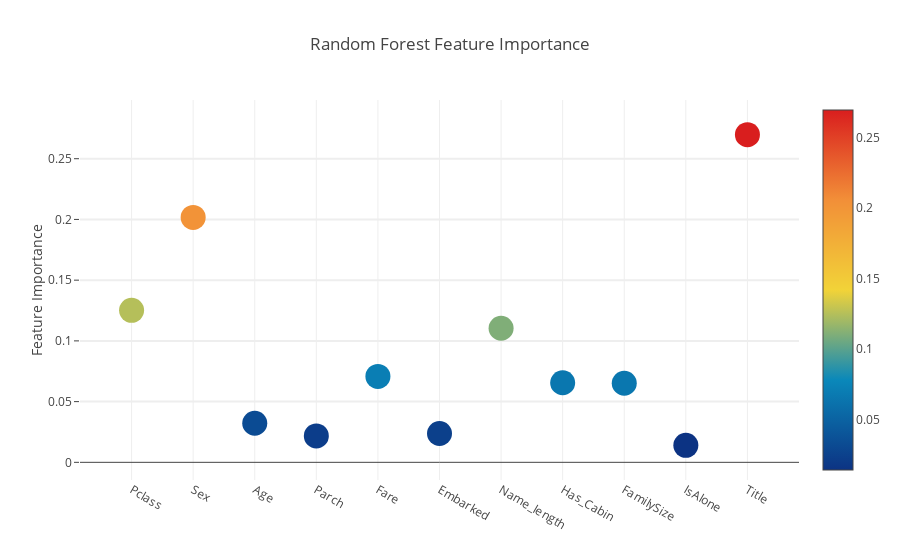
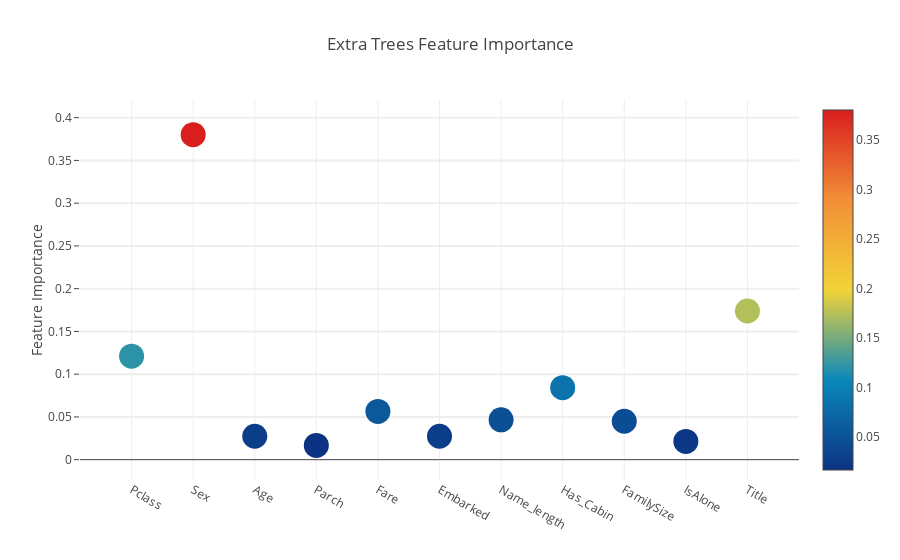
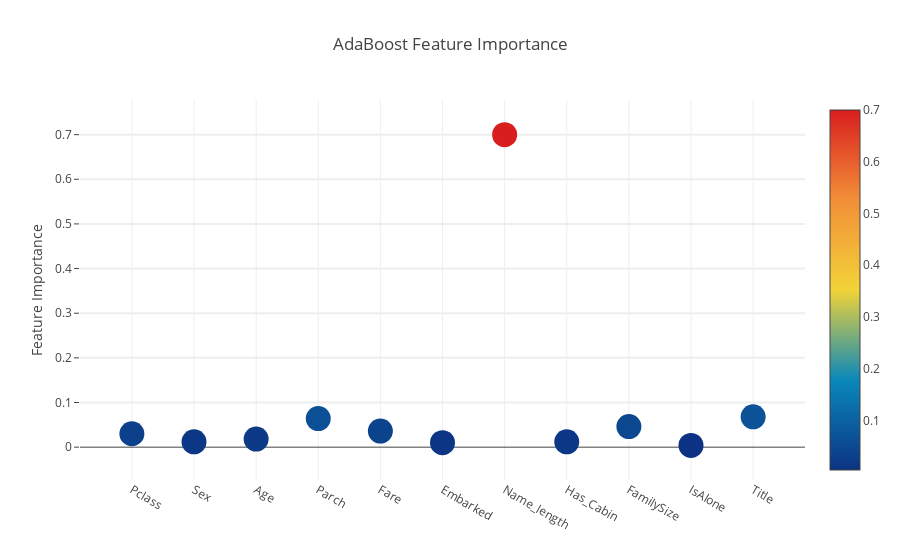
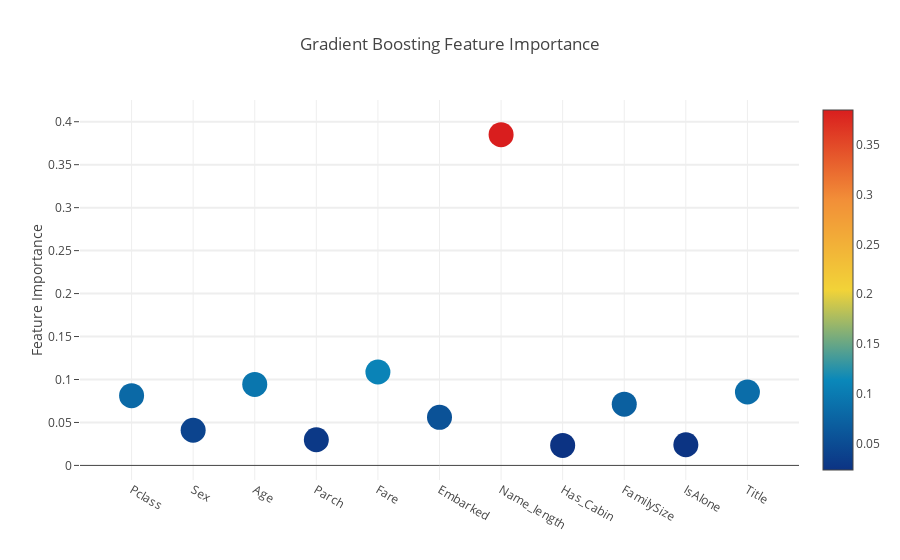

These figures' notebook cell, in order:
### Code cell
# Scatter plot 
trace = go.Scatter(
    y = feature_dataframe['Random Forest feature importances'].values,
    x = feature_dataframe['features'].values,
    mode='markers',
    marker=dict(
        sizemode = 'diameter',
        sizeref = 1,
        size = 25,
#       size= feature_dataframe['AdaBoost feature importances'].values,
        #color = np.random.randn(500), #set color equal to a variable
        color = feature_dataframe['Random Forest feature importances'].values,
        colorscale='Portland',
        showscale=True
    ),
    text = feature_dataframe['features'].values
)
data = [trace]

layout= go.Layout(
    autosize= True,
    title= 'Random Forest Feature Importance',
    hovermode= 'closest',
#     xaxis= dict(
#         title= 'Pop',
#         ticklen= 5,
#         zeroline= False,
#         gridwidth= 2,
#     ),
    yaxis=dict(
        title= 'Feature Importance',
        ticklen= 5,
        gridwidth= 2
    ),
    showlegend= False
)
fig = go.Figure(data=data, layout=layout)
py.iplot(fig,filename='scatter2010')

# Scatter plot 
trace = go.Scatter(
    y = feature_dataframe['Extra Trees  feature importances'].values,
    x = feature_dataframe['features'].values,
    mode='markers',
    marker=dict(
        sizemode = 'diameter',
        sizeref = 1,
        size = 25,
#       size= feature_dataframe['AdaBoost feature importances'].values,
        #color = np.random.randn(500), #set color equal to a variable
        color = feature_dataframe['Extra Trees  feature importances'].values,
        colorscale='Portland',
        showscale=True
    ),
    text = feature_dataframe['features'].values
)
data = [trace]

layout= go.Layout(
    autosize= True,
    title= 'Extra Trees Feature Importance',
    hovermode= 'closest',
#     xaxis= dict(
#         title= 'Pop',
#         ticklen= 5,
#         zeroline= False,
#         gridwidth= 2,
#     ),
    yaxis=dict(
        title= 'Feature Importance',
        ticklen= 5,
        gridwidth= 2
    ),
    showlegend= False
)
fig = go.Figure(data=data, layout=layout)
py.iplot(fig,filename='scatter2010')

# Scatter plot 
trace = go.Scatter(
    y = feature_dataframe['AdaBoost feature importances'].values,
    x = feature_dataframe['features'].values,
    mode='markers',
    marker=dict(
        sizemode = 'diameter',
        sizeref = 1,
        size = 25,
#       size= feature_dataframe['AdaBoost feature importances'].values,
        #color = np.random.randn(500), #set color equal to a variable
        color = feature_dataframe['AdaBoost feature importances'].values,
        colorscale='Portland',
        showscale=True
    ),
    text = feature_dataframe['features'].values
)
data = [trace]

layout= go.Layout(
    autosize= True,
    title= 'AdaBoost Feature Importance',
    hovermode= 'closest',
#     xaxis= dict(
#         title= 'Pop',
#         ticklen= 5,
#         zeroline= False,
#         gridwidth= 2,
#     ),
    yaxis=dict(
        title= 'Feature Importance',
        ticklen= 5,
        gridwidth= 2
    ),
    showlegend= False
)
fig = go.Figure(data=data, layout=layout)
py.iplot(fig,filename='scatter2010')

# Scatter plot 
trace = go.Scatter(
    y = feature_dataframe['Gradient Boost feature importances'].values,
    x = feature_dataframe['features'].values,
    mode='markers',
    marker=dict(
        sizemode = 'diameter',
        sizeref = 1,
        size = 25,
#       size= feature_dataframe['AdaBoost feature importances'].values,
        #color = np.random.randn(500), #set color equal to a variable
        color = feature_dataframe['Gradient Boost feature importances'].values,
        colorscale='Portland',
        showscale=True
    ),
    text = feature_dataframe['features'].values
)
data = [trace]

layout= go.Layout(
    autosize= True,
    title= 'Gradient Boosting Feature Importance',
    hovermode= 'closest',
#     xaxis= dict(
#         title= 'Pop',
#         ticklen= 5,
#         zeroline= False,
#         gridwidth= 2,
#     ),
    yaxis=dict(
        title= 'Feature Importance',
        ticklen= 5,
        gridwidth= 2
    ),
    showlegend= False
)
fig = go.Figure(data=data, layout=layout)
py.iplot(fig,filename='scatter2010')

### Figure 1 — Plotly figure (JSON) as saved in the notebook; plotly's stock layout.template omitted (floating-point values rounded to 4 significant figures)
{"data": [{"marker": {"color": [0.1252, 0.2017, 0.03217, 0.02173, 0.07072, 0.02374, 0.1104, 0.0655, 0.06511, 0.01396, 0.2698], "colorscale": "Portland", "showscale": true, "size": 25, "sizemode": "diameter", "sizeref": 1}, "mode": "markers", "text": ["Pclass", "Sex", "Age", "Parch", "Fare", "Embarked", "Name_length", "Has_Cabin", "FamilySize", "IsAlone", "Title"], "type": "scatter", "uid": "ea14861e-9267-11e8-9522-f21898185882", "x": ["Pclass", "Sex", "Age", "Parch", "Fare", "Embarked", "Name_length", "Has_Cabin", "FamilySize", "IsAlone", "Title"], "y": [0.1252, 0.2017, 0.03217, 0.02173, 0.07072, 0.02374, 0.1104, 0.0655, 0.06511, 0.01396, 0.2698]}], "layout": {"autosize": true, "hovermode": "closest", "showlegend": false, "title": "Random Forest Feature Importance", "yaxis": {"gridwidth": 2, "ticklen": 5, "title": "Feature Importance"}}}

### Figure 2 — Plotly figure (JSON) as saved in the notebook; plotly's stock layout.template omitted (floating-point values rounded to 4 significant figures)
{"data": [{"marker": {"color": [0.1211, 0.3801, 0.02737, 0.01671, 0.0564, 0.02736, 0.04661, 0.08423, 0.04491, 0.02132, 0.1739], "colorscale": "Portland", "showscale": true, "size": 25, "sizemode": "diameter", "sizeref": 1}, "mode": "markers", "text": ["Pclass", "Sex", "Age", "Parch", "Fare", "Embarked", "Name_length", "Has_Cabin", "FamilySize", "IsAlone", "Title"], "type": "scatter", "uid": "ea1c7edc-9267-11e8-9b4e-f21898185882", "x": ["Pclass", "Sex", "Age", "Parch", "Fare", "Embarked", "Name_length", "Has_Cabin", "FamilySize", "IsAlone", "Title"], "y": [0.1211, 0.3801, 0.02737, 0.01671, 0.0564, 0.02736, 0.04661, 0.08423, 0.04491, 0.02132, 0.1739]}], "layout": {"autosize": true, "hovermode": "closest", "showlegend": false, "title": "Extra Trees Feature Importance", "yaxis": {"gridwidth": 2, "ticklen": 5, "title": "Feature Importance"}}}

### Figure 3 — Plotly figure (JSON) as saved in the notebook; plotly's stock layout.template omitted (floating-point values rounded to 4 significant figures)
{"data": [{"marker": {"color": [0.03, 0.012, 0.018, 0.064, 0.036, 0.01, 0.7, 0.012, 0.046, 0.004, 0.068], "colorscale": "Portland", "showscale": true, "size": 25, "sizemode": "diameter", "sizeref": 1}, "mode": "markers", "text": ["Pclass", "Sex", "Age", "Parch", "Fare", "Embarked", "Name_length", "Has_Cabin", "FamilySize", "IsAlone", "Title"], "type": "scatter", "uid": "ea21e278-9267-11e8-95cf-f21898185882", "x": ["Pclass", "Sex", "Age", "Parch", "Fare", "Embarked", "Name_length", "Has_Cabin", "FamilySize", "IsAlone", "Title"], "y": [0.03, 0.012, 0.018, 0.064, 0.036, 0.01, 0.7, 0.012, 0.046, 0.004, 0.068]}], "layout": {"autosize": true, "hovermode": "closest", "showlegend": false, "title": "AdaBoost Feature Importance", "yaxis": {"gridwidth": 2, "ticklen": 5, "title": "Feature Importance"}}}

### Figure 4 — Plotly figure (JSON) as saved in the notebook; plotly's stock layout.template omitted (floating-point values rounded to 4 significant figures)
{"data": [{"marker": {"color": [0.08113, 0.0409, 0.09429, 0.02986, 0.1087, 0.05601, 0.385, 0.02333, 0.07127, 0.02404, 0.08547], "colorscale": "Portland", "showscale": true, "size": 25, "sizemode": "diameter", "sizeref": 1}, "mode": "markers", "text": ["Pclass", "Sex", "Age", "Parch", "Fare", "Embarked", "Name_length", "Has_Cabin", "FamilySize", "IsAlone", "Title"], "type": "scatter", "uid": "ea27661c-9267-11e8-9d7e-f21898185882", "x": ["Pclass", "Sex", "Age", "Parch", "Fare", "Embarked", "Name_length", "Has_Cabin", "FamilySize", "IsAlone", "Title"], "y": [0.08113, 0.0409, 0.09429, 0.02986, 0.1087, 0.05601, 0.385, 0.02333, 0.07127, 0.02404, 0.08547]}], "layout": {"autosize": true, "hovermode": "closest", "showlegend": false, "title": "Gradient Boosting Feature Importance", "yaxis": {"gridwidth": 2, "ticklen": 5, "title": "Feature Importance"}}}
